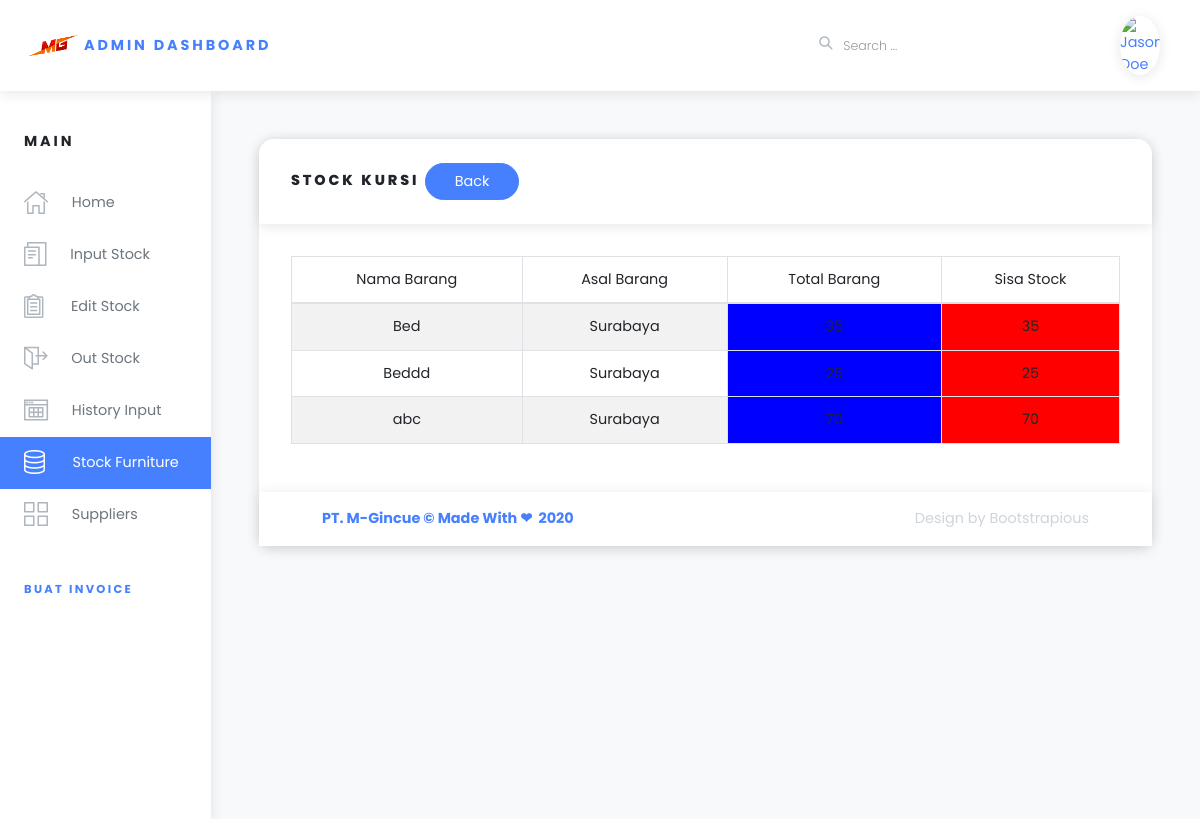
Before: /index.php/v_stock/v_tempat_tidur with the older database file.
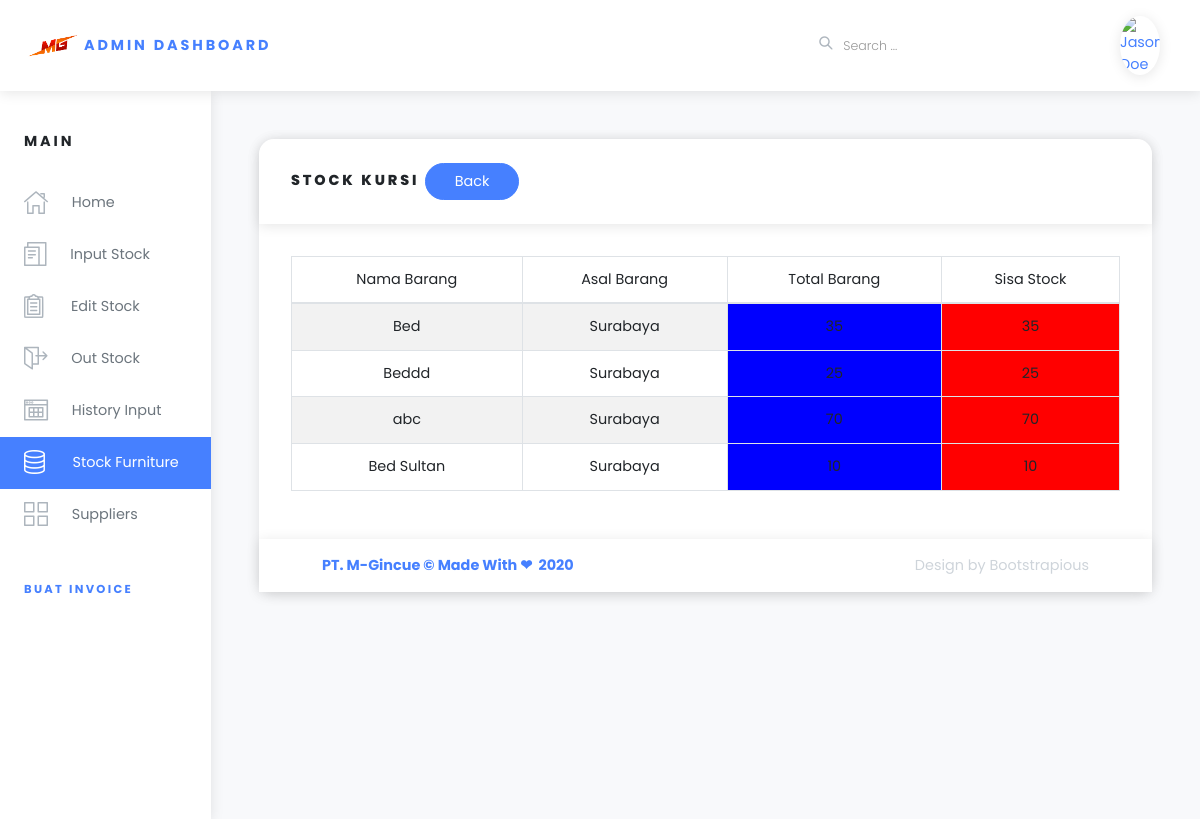
After: the same page with the newer database file.
### tables this page shows
CREATE TABLE `stockbarang` (
  `id` int(6) UNSIGNED NOT NULL,
  `tipeBarang` varchar(30) NOT NULL,
  `namaBarang` varchar(30) NOT NULL,
  `asalBarang` varchar(50) NOT NULL,
  `jumlahBarang` int(50) NOT NULL,
  `stock` int(11) NOT NULL,
  `tanggalInput` timestamp NOT NULL DEFAULT current_timestamp() ON UPDATE current_timestamp(),
  `uploadFoto` varchar(50) NOT NULL,
  `kodeBulan` varchar(25) NOT NULL
);

### application/controllers/v_stock.php (called while the page is built, shortened)
<?php
class v_stock extends CI_Controller {
	  function __construct() {
	      $this->load->helper('url');
	      $this->load->model('stock');
	  }
     public function v_tempat_tidur()
    {
        $xxx['data']=$this->stock->tempattidur();
        $data = array(
            'title' => "Stock Furniture"
        );
        $this->load->view('templates/header.php',$data);
        $this->load->view('templates/sidebar.php');
        $this->load->view('stock/tempat-tidur.php',$xxx);
        $this->load->view('templates/footer.php');
    }
}

### index.php (called while the page is built, shortened)
<?php
require_once BASEPATH.'core/CodeIgniter.php';

### application/models/stock.php (called while the page is built, shortened)
<?php
class stock extends CI_Model{
    function tempattidur(){
        $tipeBarang='Tempat Tidur';
        $hasil=$this->db->query("SELECT * FROM stockbarang where tipeBarang='$tipeBarang'");
        return $hasil;
    }
}

### application/views/stock/tempat-tidur.php (the view, shortened to what this page needs)
<div class="page-holder w-100 d-flex flex-wrap">
  <div class="container-fluid px-xl-5">
    <section class="py-5">
      <div class="row">
        <div class="col-lg-12 mb-4">
          <div class="card">
            <div class="card-header">
              <h6 class="text-uppercase mb-0">Stock Kursi
                <a href="../core/stock"><button type="button" class="btn btn-primary" data-toggle="modal" data-target=".bd-example-modal-lg">Back</button></a></h6>
            </div>
            <div class="card-body">
               <table class="table table-bordered table-striped" id="mydata">
                <thead>
                  <tr align="center">
                    <td>Nama Barang</td>
                    <td>Asal Barang</td>
                    <td>Total Barang</td>
                    <td>Sisa Stock</td>
                  </tr>
                </thead>
                <tbody>
                  <?php
                 foreach($data->result_array() as $i):
                    $namaBarang=$i['namaBarang'];
                    $asalBarang=$i['asalBarang'];
                    $jumlahBarang=$i['jumlahBarang'];
                    $stock=$i['stock'];
                    ?>
                  <tr align="center">
                    <td><?php echo $namaBarang ?></td>
                    <td><?php echo $asalBarang ?></td>
                    <td style="background: blue"><?php echo $jumlahBarang ?></td>
                    <td style="background: red"><?php echo $stock ?></td>
                  </tr>
                  <?php endforeach;?>
                </tbody>
              </table>
            </div>

Changed rows visible on the page:
added stockbarang: namaBarang "Bed Sultan", asalBarang "Surabaya", stock "10"
